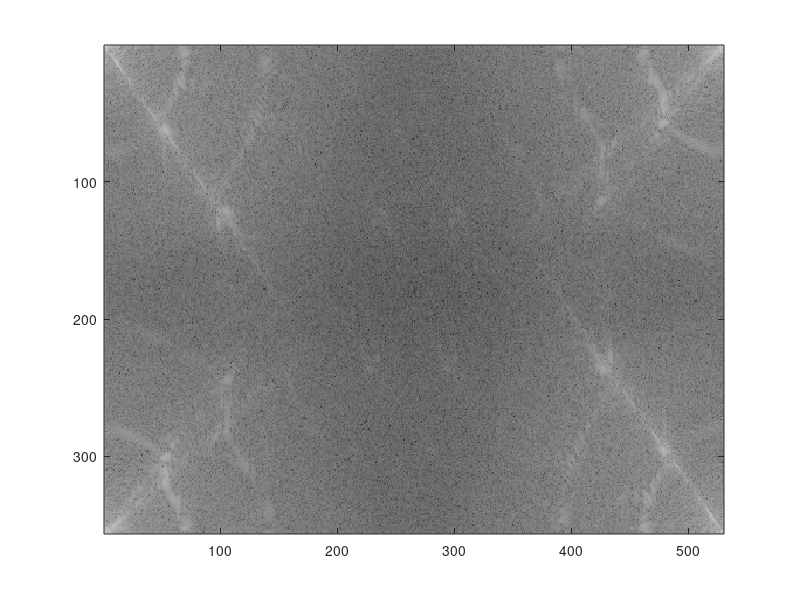

The MATLAB source for this figure: (Note: this script raises an error after producing the figure.)
%next image for lab

load('field.mat');
image(field);
colormap(gray(256));
y = fft2(field);
image(256*log(abs(y))/max(max(log(abs(y)))));

mask = zeros(356, 530);

mask = createMask2(mask, y , 5);

mask = mask - 1;

y2 = y.*mask;
z = ifft2(y2);
image(abs(z));
